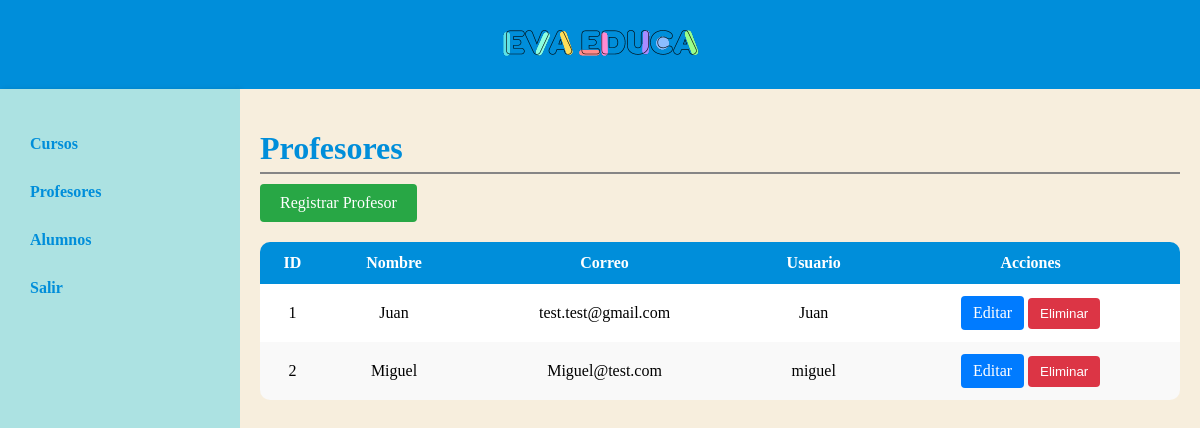
The app's page /administrador/profesores/ (signed in) with its own data.
### profesor/models.py (models this page shows, shortened)
class profesor(models.Model):
    nombre = models.CharField(max_length=100)
    correo = models.EmailField(unique=True)
    usuario = models.CharField(max_length=50, unique=True)
    contrasena = models.CharField(max_length=100)
    id_inst_ed = models.ForeignKey(institucion, on_delete=models.CASCADE)

### administrador/decorators.py (the view)
    def wrapper(request, *args, **kwargs):
        if 'administrador_id' not in request.session:
            return redirect('login')
        return view_func(request, *args, **kwargs)

### administrador/views.py (called while the page is built)
@login_required
def profesor_list(request):
    profesores = profesor.objects.all()
    return render(request, 'profesor_list.html', {'profesores': profesores})

### profesor/context_processors.py (called while the page is built)
def profesor_context(request):
    profesor_id = request.session.get('profesor_id')
    if profesor_id:
        profesor_obj = profesor.objects.get(id=profesor_id)
        return {'profesor_logueado': profesor_obj}
    return {}

### administrador/templates/profesor_list.html (shortened to what this page needs)
{% extends 'layouts/base.html' %}
{% block content %}
    <h1 class="titulo-profesores">Profesores</h1>
    <a href="{% url 'profesor_create' %}" class="btn btn-success">Registrar Profesor</a>
    <table class="table">
        <thead>
            <tr>
                <th>ID</th>
                <th>Nombre</th>
                <th>Correo</th>
                <th>Usuario</th>
                <th>Acciones</th>
            </tr>
        </thead>
        <tbody>
            {% for profesor in profesores %}
                <tr>
                    <td>{{ profesor.id }}</td>
                    <td>{{ profesor.nombre }}</td>
                    <td>{{ profesor.correo }}</td>
                    <td>{{ profesor.usuario }}</td>
                    <td>
                        <a href="{% url 'profesor_update' profesor.pk %}" class="btn btn-primary">Editar</a>
                        <form action="{% url 'profesor_delete' profesor.pk %}" method="POST" style="display:inline;">
                            <button type="submit" class="btn btn-primary btn-danger" onclick="return confirm('¿Estás seguro de que deseas eliminar este profesor?');">Eliminar</button>
                        </form>
                    </td>
                </tr>
            {% empty %}
                <tr>
                    <td colspan="5">No hay profesores disponibles.</td>
                </tr>
            {% endfor %}
        </tbody>
    </table>
{% endblock %}

### administrador/static/styles/principal.css (style rules this page uses)
body, html { margin: 0; padding: 0; height: 100%; }
.btn-success { background-color: #28a745; }

### administrador/static/styles/principal_cursos.css (style rules this page uses)
.btn { text-decoration: none; color: #fff; padding: 8px 12px; border-radius: 4px; display: inline-block; border: none; cursor: pointer; }
.btn-primary { background-color: #007bff; }
.btn-danger { background-color: #dc3545; }
.table { width: 100%; border-spacing: 0; margin-top: 20px; border-collapse: separate; border-radius: 10px; overflow: hidden; }
.table th, .table td { border: none; padding: 12px 8px; text-align: center; vertical-align: middle; }
.table th { background-color: #008EDA; color: #FFFFFF; font-weight: bold; }
.table tbody tr { background-color: #fff; }
.table tbody tr:nth-child(even) { background-color: #f9f9f9; }
.table td a, .table td button { text-decoration: none; color: #fff; padding: 8px 12px; border-radius: 4px; display: inline-block; border: none; cursor: pointer; }
.table td a.btn-primary, .table td button.btn-primary { background-color: #007bff; }
.table td a.btn-danger, .table td button.btn-danger { background-color: #dc3545; }

### administrador/static/styles/principal_profesores.css (style rules this page uses)
.titulo-profesores { color: #008EDA; border-bottom: 2px solid #868585; padding-bottom: 5px; margin-bottom: 10px; }

### administrador/static/styles/forms.css (style rules this page uses)
.btn-success { background-color: #28a745; color: #fff; padding: 10px 20px; border: none; border-radius: 4px; cursor: pointer; text-decoration: none; }

### records on screen
profesor: id "1", nombre "Juan", correo "test.test@gmail.com", usuario "Juan"
profesor: id "2", nombre "Miguel", correo "Miguel@test.com", usuario "miguel"
